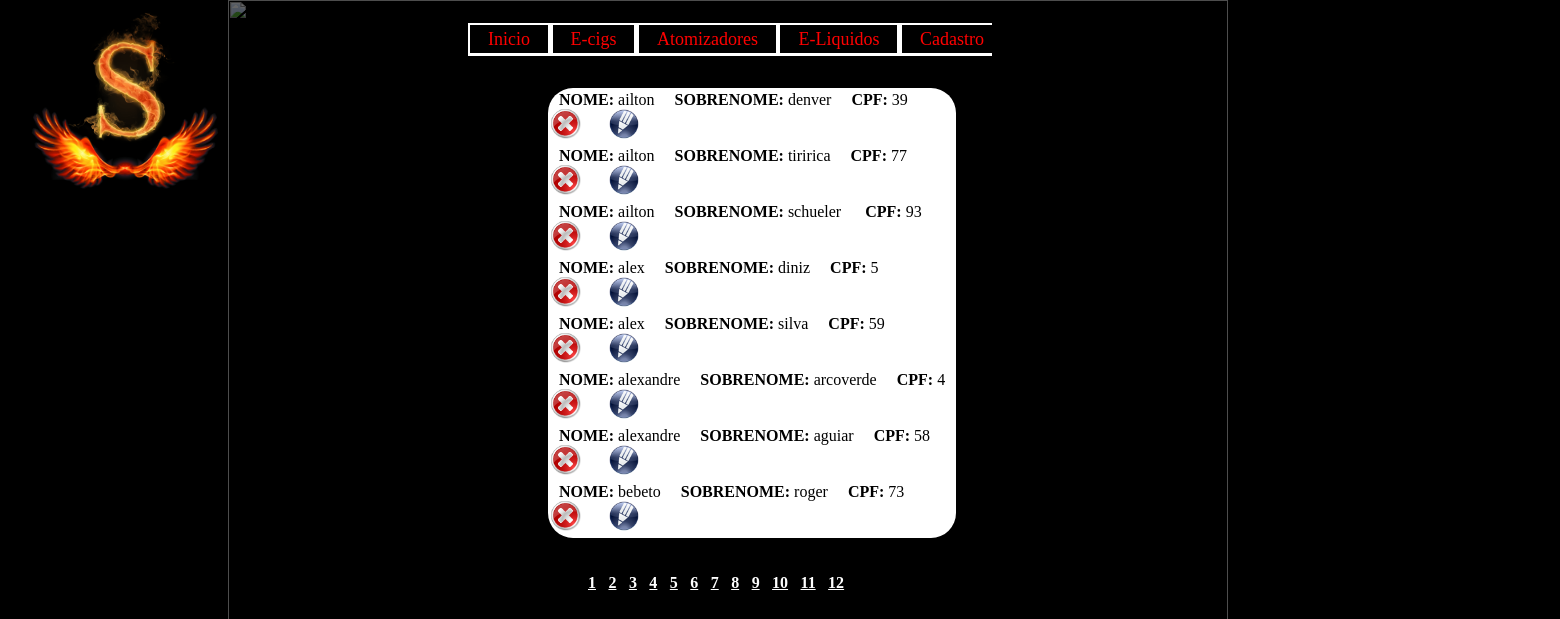
Page /filtro.php?estado=rj (signed in) on the committed database.
### tables this page shows
CREATE TABLE `cadastro` (
   `nome` varchar(100),
   `sobrenome` varchar(100),
   `cpf` int(11) not null auto_increment,
   `telefone` int(15),
   `email` varchar(50),
   `endereco` varchar(200),
   `cep` int(15),
   `cidade` varchar(30),
   `estado` varchar(2),
   `pedido` varchar(300),
   PRIMARY KEY (`cpf`)
);

### filtro.php (the view, shortened to what this page needs)
<html >
<head>
	<link rel="stylesheet" type="text/css" href="delcar.css" />
	<form action='#' method="post">
</head>
<body background="black2.gif">
<div id="bg"><img src="fire-5.jpg" width="200">	</div>
<div id="foto1"><img src="S.png" width="110"></div>
<div id="php1">
<?php
	include "conexaoaobanco.php";
	$pag = $_REQUEST['pag'];
	$tamanhopag = 8;
	if($pag<1)
	{
		$ini = 0;
	}
	else
	{
		$ini = ($pag - 1) * $tamanhopag;
	}
	$estado=$_REQUEST['estado'];
	$query="
	SELECT nome, sobrenome, cpf, telefone, email, endereco, cep, cidade, estado, pedido
	FROM cadastro WHERE estado ='$estado' ORDER BY nome ";
	$recordset = mysql_query($query, $conn);
	$registrosTotais = mysql_num_rows($recordset);
	$paginas = $registrosTotais / $tamanhopag;
	if(($registrosTotais % $tamanhopag)>0)
	{
		$paginas = $registrosTotais / $tamanhopag + 1;
	}
	$query="
	SELECT nome, sobrenome, cpf, telefone, email, endereco, cep, cidade, estado, pedido
	FROM cadastro WHERE estado ='$estado' ORDER BY nome LIMIT $ini,$tamanhopag";
	$recordset = mysql_query($query, $conn);
	echo "<table border='0' class= 'branco'>";
	while($registro=mysql_fetch_assoc($recordset))
	{
	$nome = $registro["nome"];
	$sobrenome = $registro["sobrenome"];
	$cpf = $registro["cpf"];
	$estado = $registro["estado"];
		echo "<tr>
			<td valign='top'><font face='calibri' size='3'>&nbsp;&nbsp;<b>NOME: </b>$nome&nbsp;&nbsp;
				&nbsp;&nbsp;<b>SOBRENOME: </b>$sobrenome&nbsp;&nbsp;
				&nbsp;&nbsp;<b>CPF: </b>$cpf&nbsp;&nbsp;<br>
				<a href='predelcar.php?cpf=$cpf'><img src='botaoapagar.png' ></a>
				&nbsp;&nbsp;&nbsp;&nbsp;&nbsp;&nbsp;<a href='formupdate.php?cpf=$cpf'><img src='editar1.png' ></a>
				</font></td>";
	}
		echo "</table>";
		echo "<br><br><br><br><br><br><br><br><br><br><br><br><br><br><br><br><br>
	  <br><br><br><br><br><br><br><br><br><br>&nbsp;&nbsp;&nbsp;&nbsp;&nbsp;&nbsp;
	  &nbsp;&nbsp;&nbsp;";
if($paginas > 1)
{
	for($k=1;$k<=$paginas;$k++)
	{
		print "<a href='filtro.php?pag=$k&estado=$estado'style='color: white'><b>$k</b></a> ;&nbsp;";
	}
}
?>
</div>
		<div id="menu1">
			<ul>
				<li><a href="canvas.html">Inicio</a></li>
				<li><a href="ecigs page.html">E-cigs</a></li>
				<li><a href="atomizadores.html">Atomizadores</a></li>
				<li><a href="eliquidos.html">E-Liquidos</a></li>
				<li><a href="contato.html">Cadastro</a></li>
			</ul>
		</div>
</body>
</html>

### delcar.css (style rules this page uses)
.branco { position: absolute; background-color: white; z-index: 60000; opacity: 0,85; border-radius: 25px; }
#php1 { position: relative; left:540px; top: 80px; z-index: 50000; border-radius: 15px:; }
#menu1 ul { position: absolute; margin: 0; padding: 0; top: 29px; left: 470px; list-style-type: none; text-align:center; font-size: 18px; z-index:11000; font-family: calibri; }
#menu1 ul li { display: inline; }
#menu1 ul li a { text-decoration: none; padding: .2em 1em; color: red; background-color: black; }
#bg { position: absolute; top: 0px; left:0px; padding-left:25px; padding-top:85px; width: 1000px; height:0px; z-index: 2; }
#foto1 { position: absolute; top: 10px; left:65px; padding-left: 0px; width: 2000px; height:0px; z-index: 15; }

### rows in the picture
cadastro: nome "ailton", sobrenome "denver", cpf "39"
cadastro: nome "ailton", sobrenome "tiririca", cpf "77"
cadastro: nome "ailton", sobrenome "schueler", cpf "93"
cadastro: nome "alex", sobrenome "diniz", cpf "5"
cadastro: nome "alex", sobrenome "silva", cpf "59"
cadastro: nome "alexandre", sobrenome "arcoverde", cpf "4"
cadastro: nome "alexandre", sobrenome "aguiar", cpf "58"
cadastro: nome "bebeto", sobrenome "roger", cpf "73"
